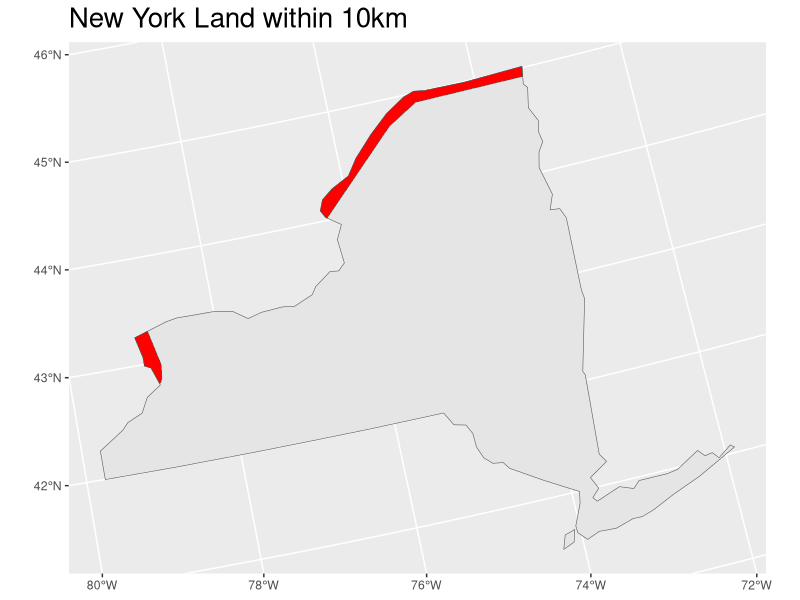

Recreate this plot in R.
## ---- chunk 1
library(spData)
library(sf)
library(tidyverse)
library(units)
# library(units) #this one is optional, but can help with unit conversions.

#load 'world' data from spData package
data(world)  
# load 'states' boundaries from spData package
data(us_states)
# plot(world[1])  #plot if desired
# plot(us_states[1]) #plot if desired

albers="+proj=aea +lat_1=29.5 +lat_2=45.5 +lat_0=37.5 +lon_0=-96 +x_0=0 +y_0=0 +ellps=GRS80 +datum=NAD83 +units=m +no_defs"

world_new <- st_transform(world, albers)

Canada <- world_new %>%
  filter(name_long == "Canada")
Canada_bu <- st_buffer(Canada, 10000)

us_states_new <- st_transform(us_states, albers)

New_York <- us_states_new %>%
  filter(NAME == "New York")

border <- st_intersection(Canada_bu, New_York)

ggplot() +
  geom_sf(data = New_York) +
  geom_sf(data = border, fill = "red") +
  labs(title = "New York Land within 10km") +
  theme(plot.title = element_text(size = 20))

area_border <- st_area(border)
area_border_km <- set_units(area_border, km^2)
